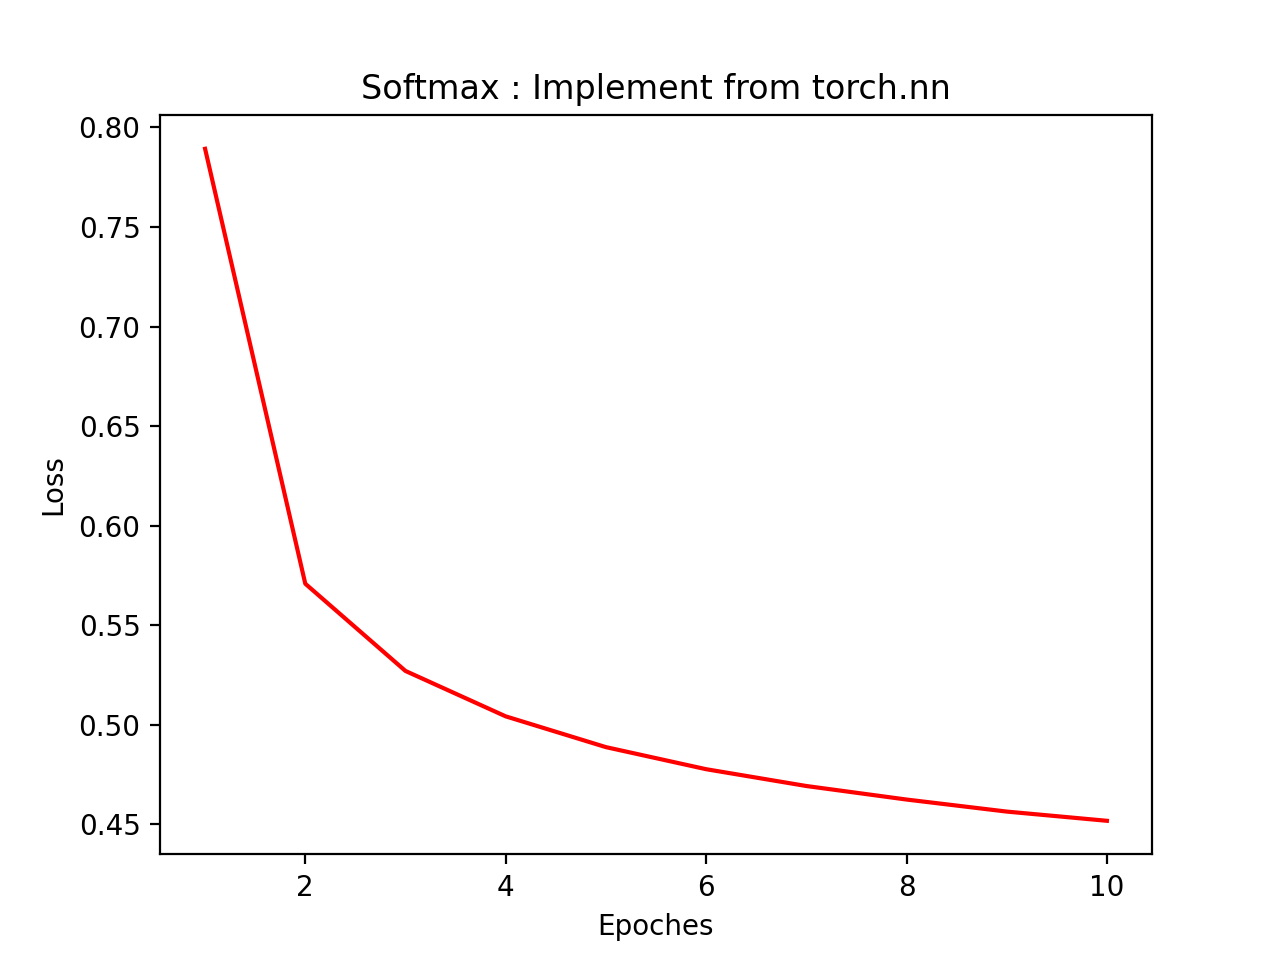

Write Python code to recreate this figure.
import torch
import torch.nn as nn
import torch.optim as optim
import torchvision
import torchvision.transforms as transforms
import matplotlib.pyplot as plt

# 设置随机种子
torch.manual_seed(0)

# 根据情况定义device变量
if torch.cuda.is_available():
    device = torch.device("cuda")
else:
    device = torch.device("cpu")

# 加载FashionMNIST数据集
transform = transforms.Compose([transforms.ToTensor(), transforms.Normalize((0.5,), (0.5,))])
train_dataset = torchvision.datasets.FashionMNIST(root='./Datasets', train=True, download=False, transform=transform)
test_dataset = torchvision.datasets.FashionMNIST(root='./Datasets', train=False, download=False, transform=transform)

# 将数据集分为训练集和测试集
train_loader = torch.utils.data.DataLoader(train_dataset, batch_size=128, shuffle=True)
test_loader = torch.utils.data.DataLoader(test_dataset, batch_size=128, shuffle=False)

# 定义softmax回归模型
class SoftmaxRegression(nn.Module):
    def __init__(self, input_size, num_classes):
        super(SoftmaxRegression, self).__init__()
        self.linear = nn.Linear(input_size, num_classes)

    def forward(self, x):
        x = x.view(x.size(0), -1)
        out = self.linear(x)
        return out

# 初始化模型和超参数
input_size = 28 * 28
num_classes = 10
model = SoftmaxRegression(input_size, num_classes)
criterion = nn.CrossEntropyLoss()
optimizer = optim.SGD(model.parameters(), lr=0.01)

# 在训练集上训练模型
num_epochs = 10
losses = []

for epoch in range(num_epochs):
    running_loss = 0.0
    for i, (images, labels) in enumerate(train_loader):
        images = images.to(device)
        labels = labels.to(device)

        # 前向传播
        outputs = model(images)
        loss = criterion(outputs, labels)

        # 反向传播和优化
        optimizer.zero_grad()
        loss.backward()
        optimizer.step()

        running_loss += loss.item()

    # 计算每个epoch的平均损失
    epoch_loss = running_loss / len(train_loader)
    losses.append(epoch_loss)
    print(f'Epoch [{epoch+1}/{num_epochs}], Loss: {epoch_loss:.4f}')

# 在训练集和测试集上进行评估
def evaluate(model, dataloader):
    correct = 0
    total = 0
    with torch.no_grad():
        for images, labels in dataloader:
            images = images.to(device)
            labels = labels.to(device)
            outputs = model(images)
            _, predicted = torch.max(outputs.data, 1)
            total += labels.size(0)
            correct += (predicted == labels).sum().item()
    accuracy = correct / total
    return accuracy

train_accuracy = evaluate(model, train_loader)
test_accuracy = evaluate(model, test_loader)

print(f'Train Accuracy: {train_accuracy:.4f}')
print(f'Test Accuracy: {test_accuracy:.4f}')

epoches = [i+1 for i in range(10)]
plt.figure(dpi=200)
plt.plot(epoches, losses, c='r')
plt.xlabel('Epoches')
plt.ylabel('Loss')
plt.title('Softmax : Implement from torch.nn')
# plt.savefig('Experiments1_3_2.png')
plt.show()